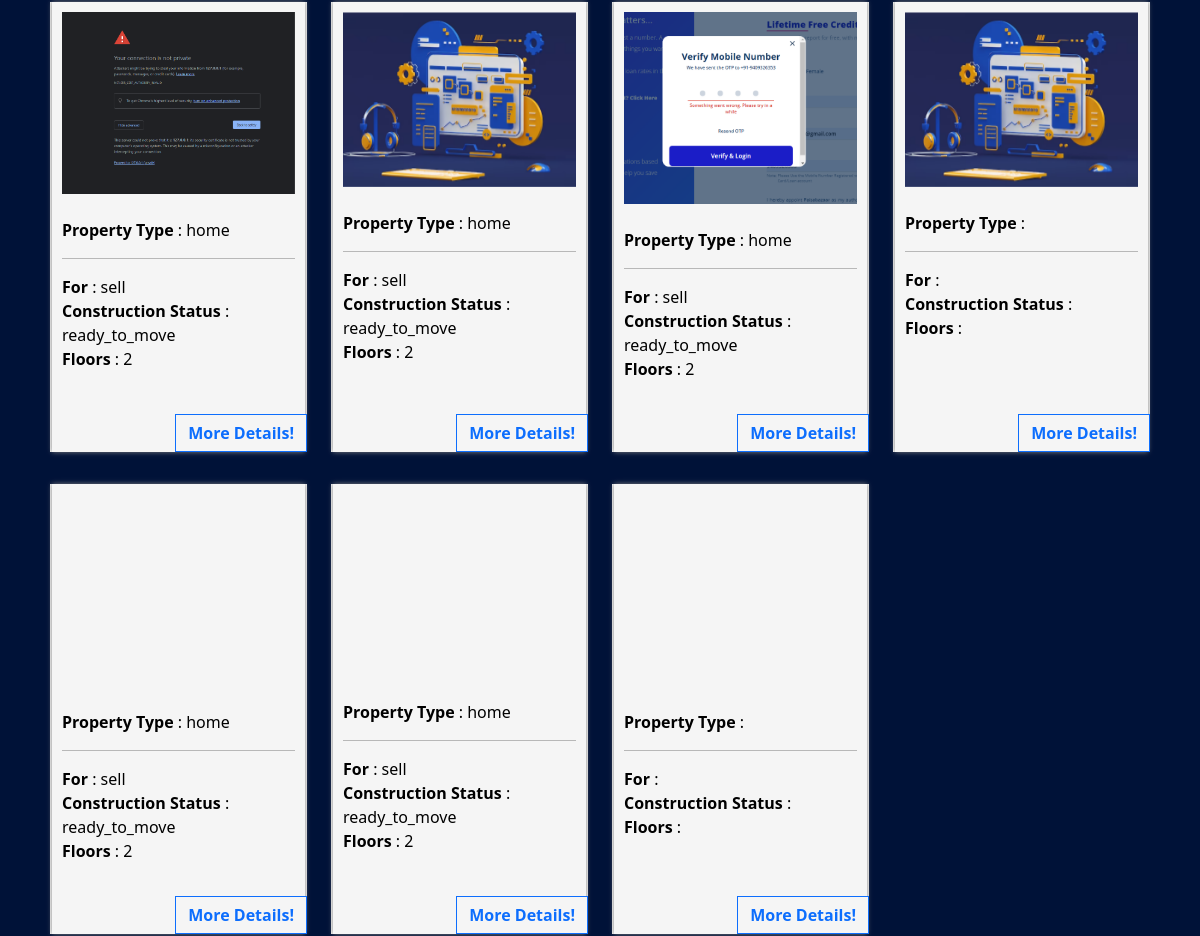
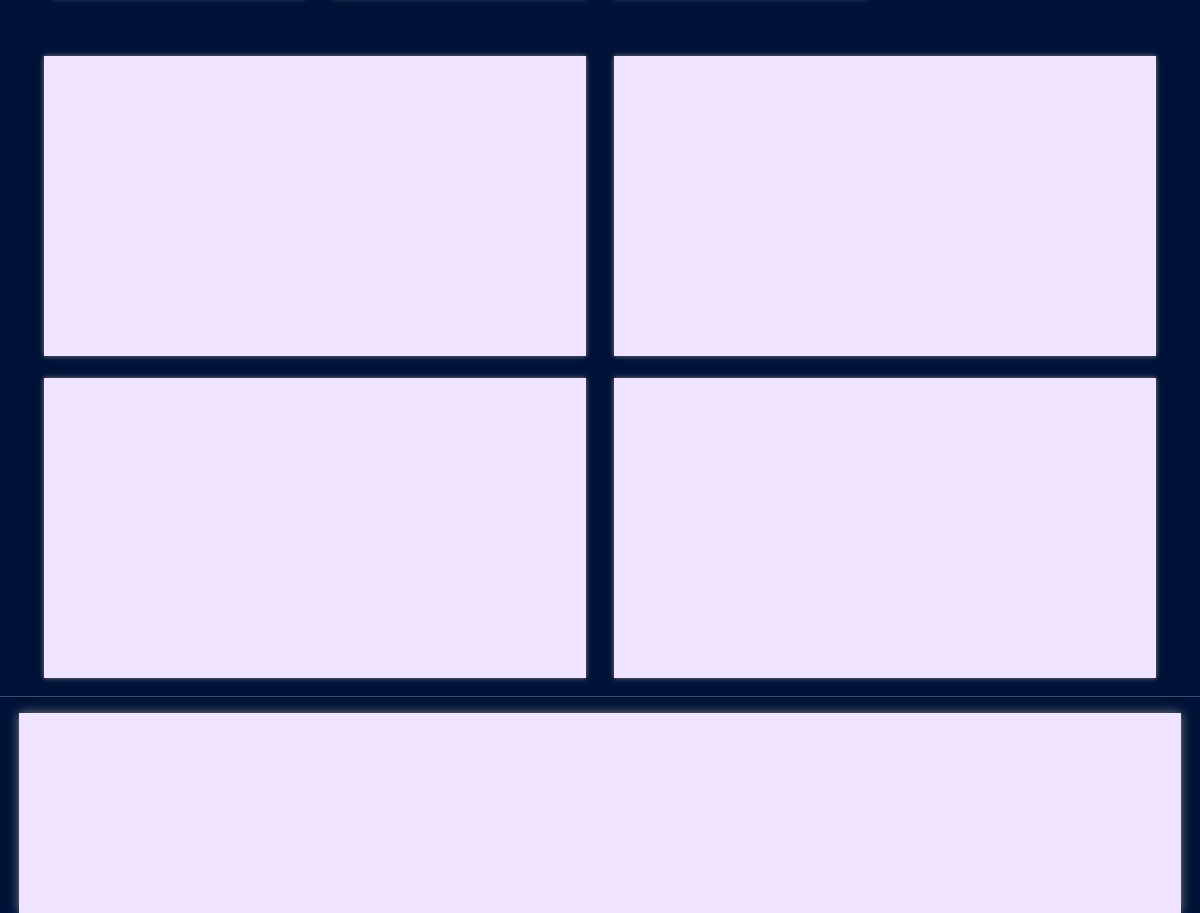
Before: / (lower part) with the older database file (2 pictures, top to bottom).
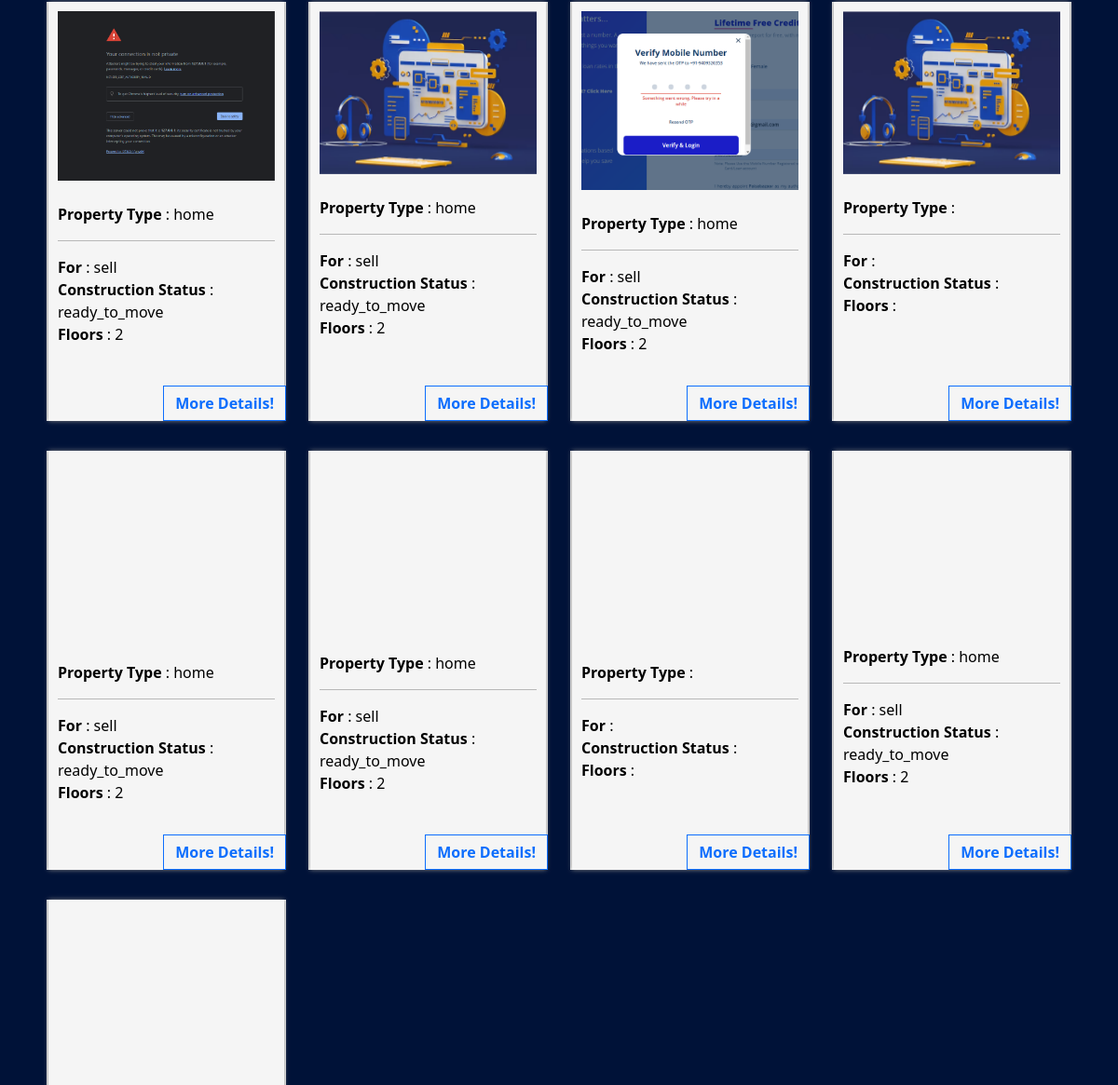
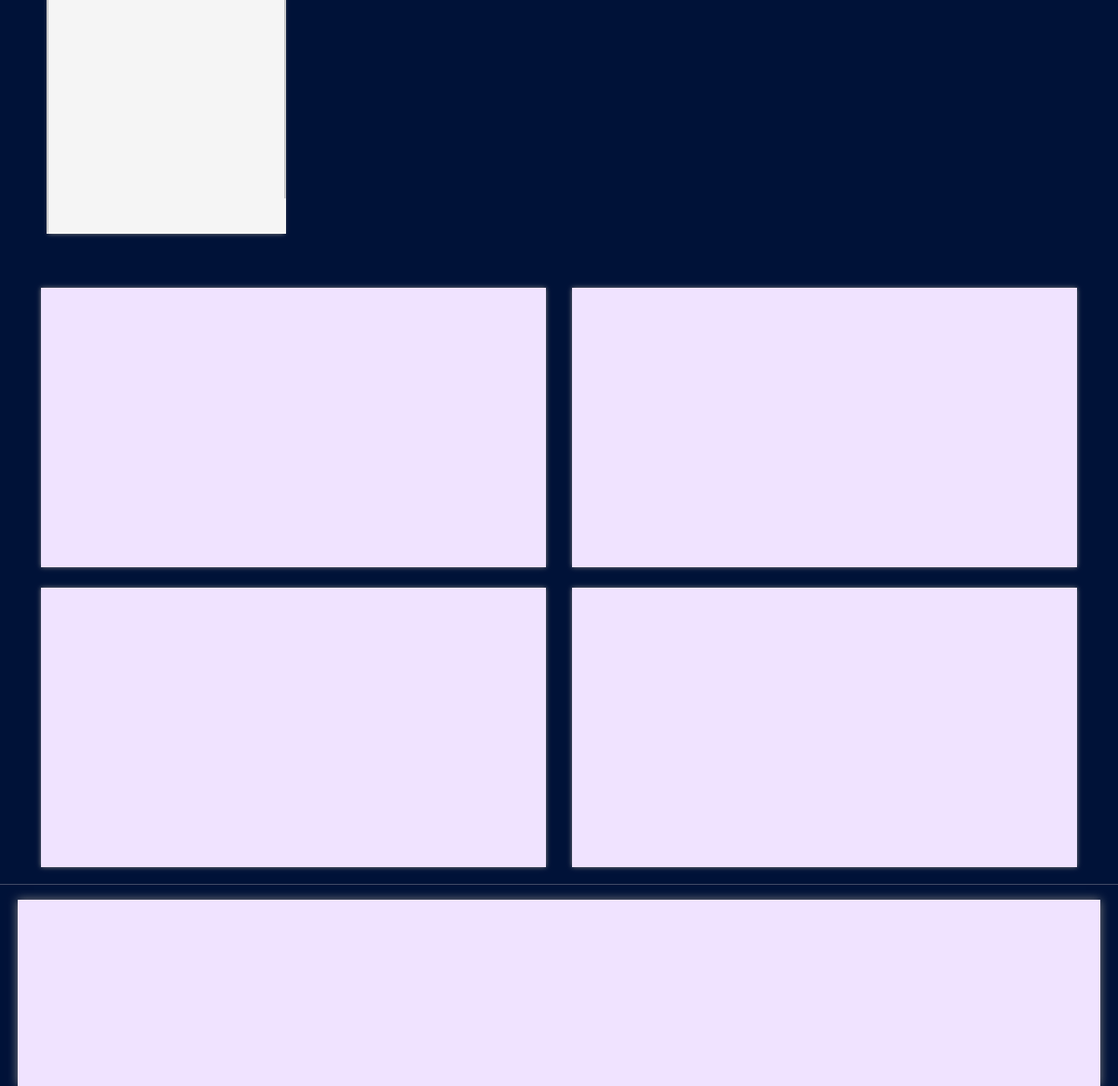
After: the same page with the newer database file (2 pictures, top to bottom).
### user_1/models.py (models this page shows)
class Property_other_detail(models.Model):
    media_id=models.ForeignKey(p_detail, on_delete=models.CASCADE)
    property_image_1=models.FileField(upload_to="media/")
    property_image_2=models.FileField(upload_to="media/")
    property_image_3=models.FileField(upload_to="media/")

class p_detail(models.Model):
    seller_id=models.ForeignKey(User_register, on_delete=models.CASCADE, default=None)
    property_data=models.JSONField()

### user_1/views.py (the view)
# urls.py: 2. Add a URL to urlpatterns:  path('', views.home, name='home')
def home(request):
    other_data=Property_other_detail.objects.all()
    list_object=[]
    for i in other_data:
        list_object.append(i)
    return render(request, 'index.html', {'data':list_object})

### user_1/templates/index.html (shortened to what this page needs)
{% extends 'master.html' %}
{% block box-content %}
<div class="container container-fluid mt-5">
    <div class="row p-2">
        {% if data %}
        {% for i in data %}
        <div class="col-sm-3 bocs">
            <div style="background-color:whitesmoke; position:relative;">
                <div class="bocs2">
                    <div id="carouselExampleIndicators" class="carousel slide">
                        <div class="carousel-inner carsl">
                            <div class="carousel-item active">
                                <img src="media/{{i.property_image_1}}" class="d-block w-100" alt="...">
                            </div>
                        </div>
                    </div>
                    <br>
                    <span><b>Property Type </b>: {{i.media_id.property_data.property_type}}</span>
                    <hr>
                    <span><b>For </b>: {{i.media_id.property_data.selling_option}}</span><br>
                    <span><b>Construction Status </b>: {{i.media_id.property_data.construction_status}}</span><br>
                    <span><b>Floors </b>: {{i.media_id.property_data.floor}}</span><br>
                </div>
                <button class="btn btn-outline-primary p_button" style="background-color:whitesmoke;"><b>More Details!</b></button>
            </div>
        </div>
        {% endfor %}
        {% endif %}
    </div>
</div>
{% endblock %}
{% block video %}
<div class="container container-fluid">
    <div class="row">
        <div class="col-sm-6">
            <div class="c-1"></div>
        </div>
        <div class="col-sm-6">
            <div class="c-1"></div>
        </div>
        <div class="col-sm-6">
            <div class="c-1"></div>
        </div>
        <div class="col-sm-6">
            <div class="c-1"></div>
        </div>
    </div>
</div>
<hr>
{% endblock %}

Changed rows visible on the page:
added Property_other_detail: property_image_1 (picture), media_id.property_data.property_type "home", media_id.property_data.selling_option "sell", media_id.property_data.construction_status "ready_to_move", media_id.property_data.floor "2"
added Property_other_detail: property_image_1 (picture)
